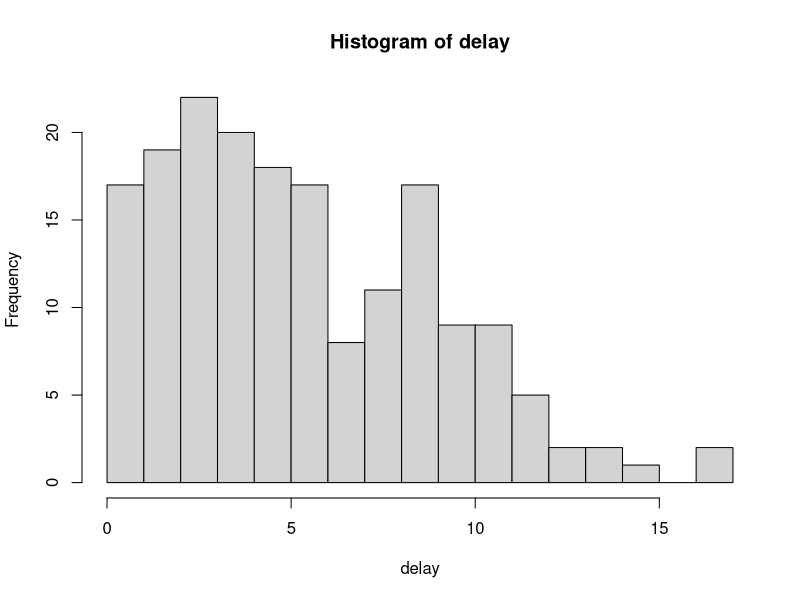
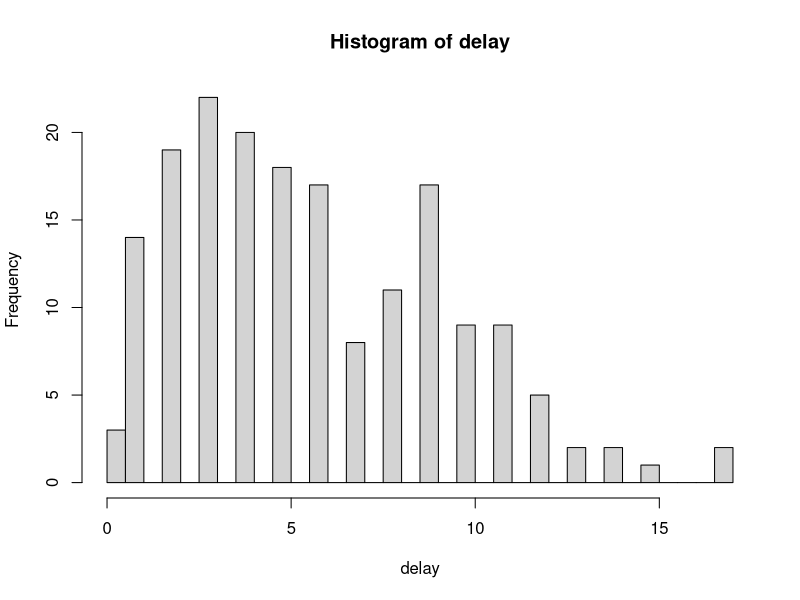
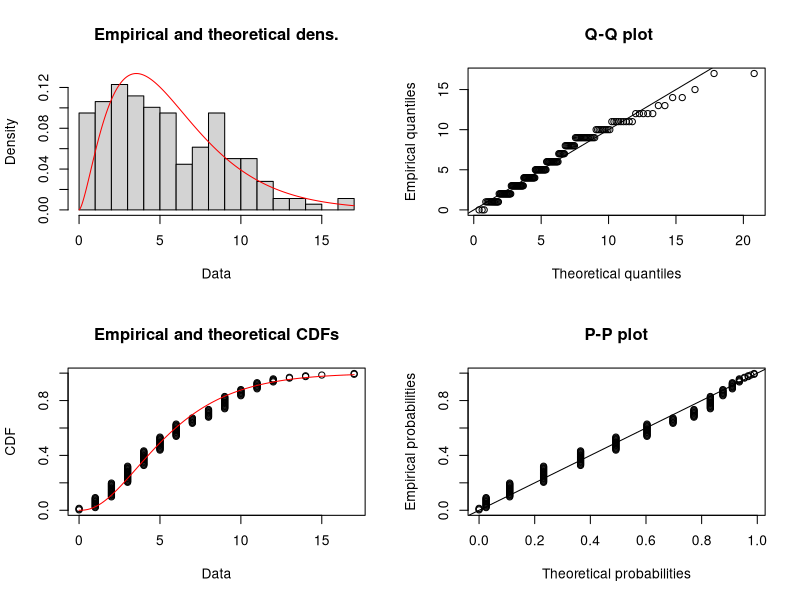
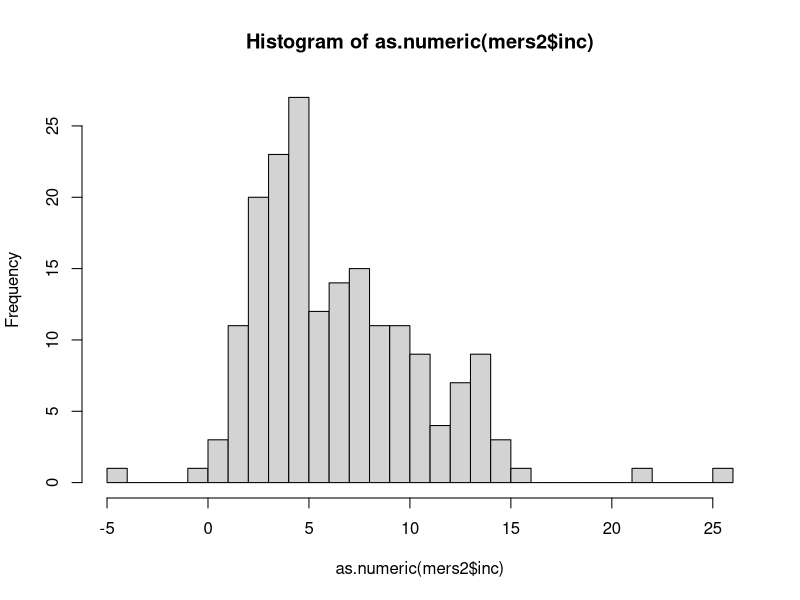

R code for these plots, in order: (Note: this script raises an error after producing the figures.)
library(tidyverse)
library(MASS)
library(fitdistrplus)

# Clean Data ----------------------
# Read in data
setwd("~/Repositories/mers_model")
mers_raw <- read_csv("./data-raw/KCDC_mers_cl.csv")

# clean data and turn to dates
mers <- mers_raw %>% 
  mutate(onset_date = as.Date(onset_date, format="%m/%d/%y"),
         conf_date = as.Date(conf_date, format="%m/%d/%y"), 
         f_exp_date = as.Date(f_exp_date, format="%m/%d/%y"),
         l_exp_date = as.Date(l_exp_date, format="%m/%d/%y"),
         dis_death_date = as.Date(dis_death_date, format="%m/%d/%y"),
         delay_on_conf =  conf_date - onset_date)

# check for na's
map(mers, ~sum(is.na(.x)))


# Onset Dates ----------------------
# impute missing onset dates for 7 cases

delay_on_conf <- mers$conf_date - mers$onset_date
sum(is.na(delay_on_conf))

delay<- as.numeric(na.omit(delay_on_conf))
hist(delay, breaks = 20)

delay[delay == 0] <- .00001 

hist(delay, breaks = 25)

fit.gamma <- fitdist(delay, distr = "gamma", 
                     method = "mme")
summary(fit.gamma)

plot(fit.gamma, breaks = 20)



# replace NA values with imputation

set.seed(7)
mers$onset_date = replace(mers$onset_date, which(is.na(mers$onset_date)), 
                        mers$conf_date[which(is.na(mers$onset_date))] - round(rgamma(7, shape = fit.gamma$estimate['shape'], rate =  fit.gamma$estimate['rate'])))


# Exposure Dates ----------------------

exp_win <- mers$l_exp_date - mers$f_exp_date

mers2<- mers %>%
  mutate(exp_win_days = l_exp_date - f_exp_date, 
         exp_date = NA)

for (i in 1:nrow(mers2)) {
  mers2$exp_date[i] = round(runif(1, min = 0, max = mers2$exp_win_days[i]))
}

mers2$exp_date2 = mers2$f_exp_date + mers2$exp_date


mers2 <- mers2 %>%
  mutate(inc = onset_date - exp_date2)

hist(as.numeric(mers2$inc), breaks = 40)


fit.gamma <- fitdist(as.numeric(na.omit(mers2$inc)), distr = "gamma", 
                     method = "mme")
summary(fit.gamma)

plot(fit.gamma, breaks = 20)

# replace NA values with inc imputation
set.seed(7)
mers2$exp_date2 = replace(mers2$exp_date2, which(is.na(mers2$exp_date2)), 
                          mers2$onset_date[which(is.na(mers2$exp_date2))] - 
                           round(rgamma(sum(is.na(mers2$exp_date2)), fit.gamma$estimate['shape'], rate =  fit.gamma$estimate['rate'])))


# turn into time series
mers_times <- mers2 %>%
  dplyr::select(id, exp_date2, onset_date, conf_date) %>%
  mutate(exp_date = exp_date2 - min(onset_date) +1 ,
         conf_date = conf_date - min(onset_date) +1 ,
         onset_date = onset_date - min(onset_date) +1) %>%
  dplyr::select(-exp_date2)



save(mers_times, file = "./data-raw/mers_times.RData")
